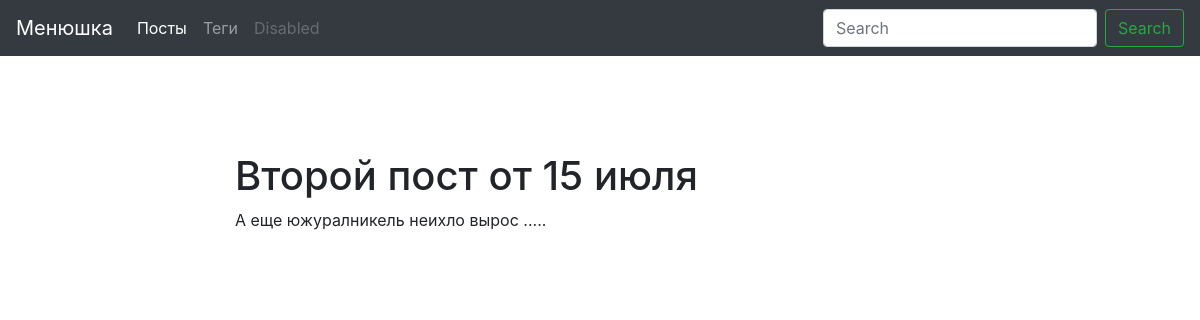
The app's page /post/второй-пост-от-15-июля-1594839299/ with its own data.
### pt/models.py (models this page shows, shortened)
class Post(models.Model):
	title = models.CharField(max_length=150, db_index=True)
	slug = models.SlugField(max_length=150, blank=True, unique=True)
	body = models.TextField(blank=True, db_index=True)
	tags = models.ManyToManyField('Tag', blank=True, related_name='posts')
	date_pub = models.DateTimeField(auto_now_add = True)
	class Meta:
		ordering = ['-date_pub']

### pt/views.py (the view)
# urls.py: path('post/<str:slug>/', PostDetail.as_view(), name='post_detail_url'),
class PostDetail(ObjectDetailMixin, View):
	model = Post
	template = 'pt/post_detail.html'

### pt/utils.py (called while the page is built)
	def get(self, request, slug):
		obj = get_object_or_404(self.model, slug__iexact=slug)
		return render(request, self.template, {self.model.__name__.lower(): obj, 'admin_obj': obj})

### pt/templates/pt/post_detail.html (shortened to what this page needs)
{% extends 'pt/base_blog.html' %}
{% block content %}
    <h1 class="mt-5">
        {{ post.title }}
    </h1>
    <p>
        {{ post.body }}
    </p>
{% endblock %}

### records on screen
Post: title "Второй пост от 15 июля", body "А еще южуралникель неихло вырос ....."
